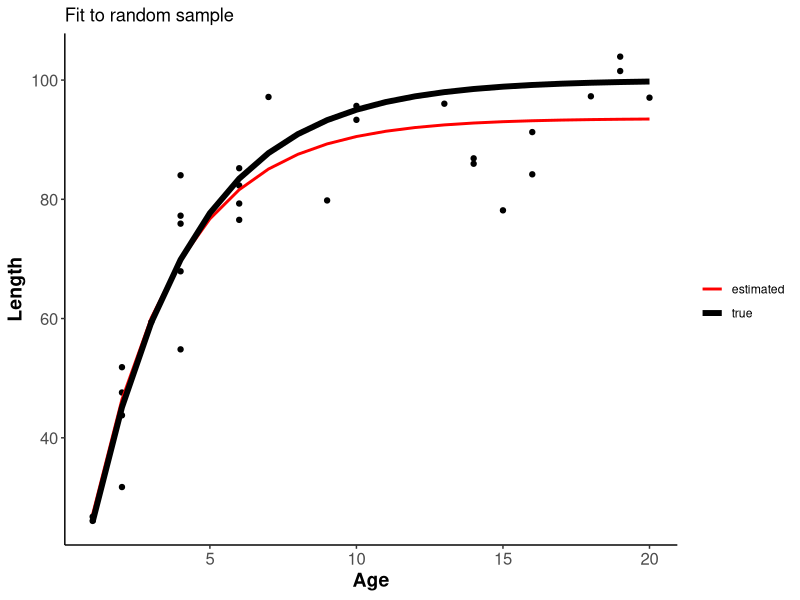
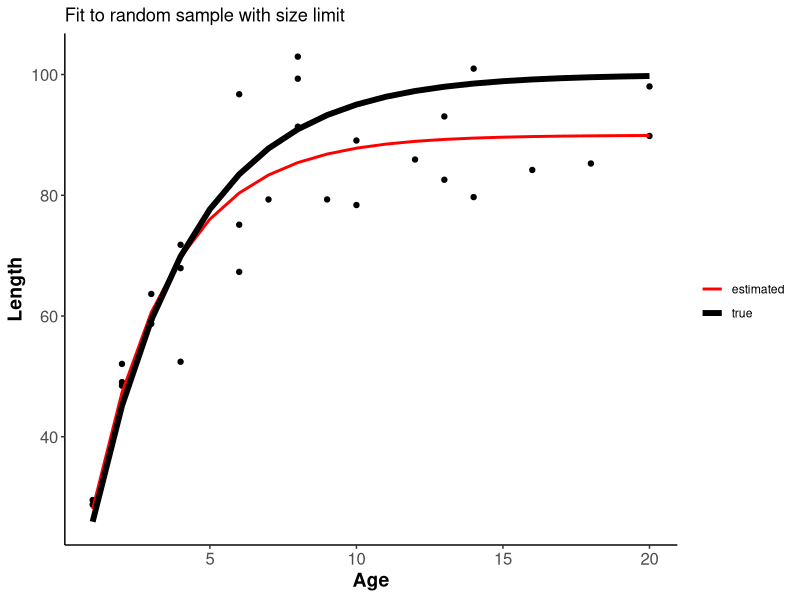
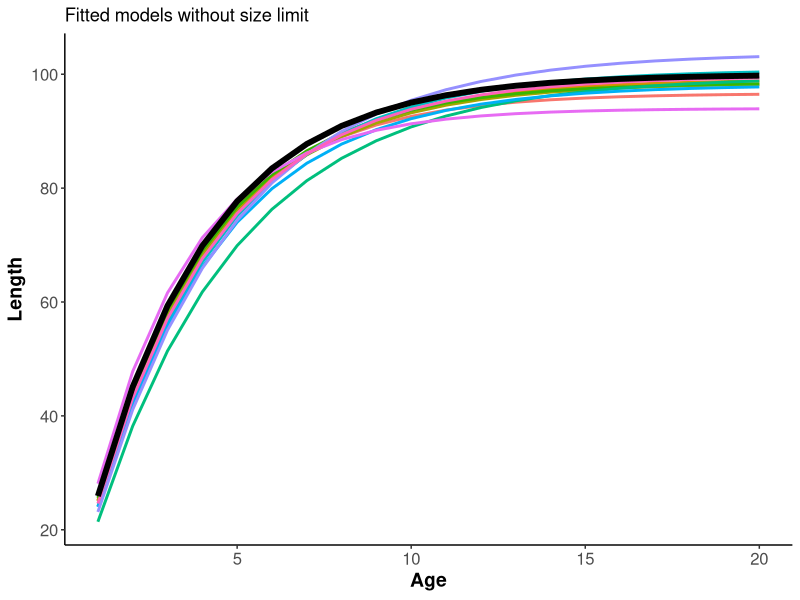
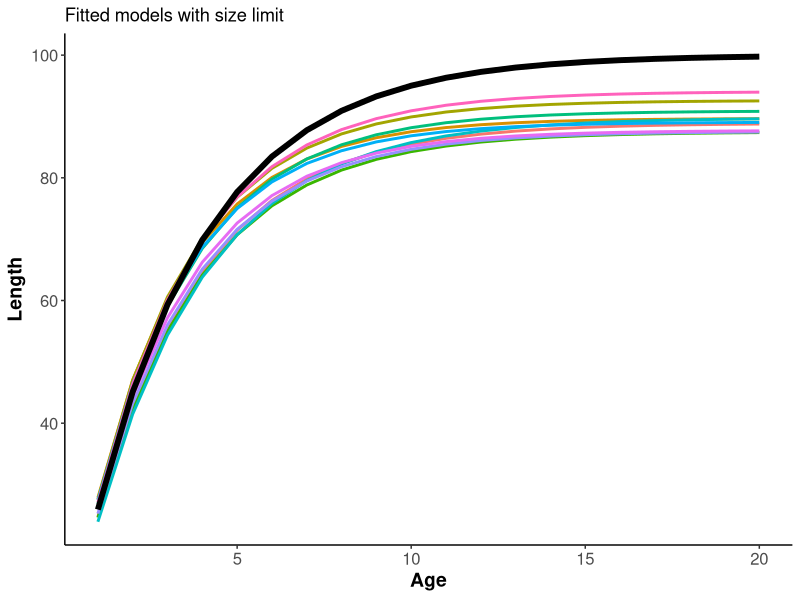

Source code (R) for these figures, in order:
## ---- chunk 1
library(ggplot2)
library(gganimate)
theme_set(theme_classic())
vonbert=function(Linf,K,t0,age) Linf*(1-exp(-K*(age-t0)))
age=1:20
Kave=0.3
Kcv=0.1
Linfave=100
Linfcv=0.1
n=100
Linf=rnorm(n,Linfave,Linfcv*Linfave)
K=rnorm(n,Kave,Kcv*Kave)
t0=0
df=expand.grid(Age=age,Individual=as.factor(1:n))
df$Length=vonbert(Linf[df$Individual],K[df$Individual],t0,df$Age)
## ---- chunk 2
p=ggplot(df,aes(x=Age,y=Length,color=Individual)) +
  geom_line()+ 
  theme(legend.position = "none")+
  stat_summary(fun=mean,geom="line",lwd=2,aes(group=1))+
  theme(axis.text=element_text(size=12),
        axis.title=element_text(size=14,face="bold"))+
  ggtitle("With no mortality")
p+transition_reveal(Age)
#anim_save(filename="Nofishery.gif")
## ---- chunk 3
MM=0.02
df2=df
df2$Alive=rep(1,dim(df)[1])
for(i in 1:dim(df)[1]) {
  if(df2$Age[i]>1)
  df2$Alive[i]=sample(c(0,1),1,prob=c(MM,1-MM))*df2$Alive[i-1]
}
df2$Length[df2$Alive==0]=NA  
p2=ggplot(df2,aes(x=Age,y=Length,color=Individual)) +geom_line()+ theme(legend.position = "none")+stat_summary(fun=mean,geom="line",lwd=3,aes(group=1))+theme(axis.text=element_text(size=12),
        axis.title=element_text(size=14,face="bold"))+ggtitle("With mortality") 
p2+transition_reveal(Age)
#anim_save(filename="WithMort.gif")
## ---- chunk 4
Limit=90
Mlow=0.001
Mhigh=0.2
df3=df
df3$Alive=rep(1,dim(df)[1])
rm(MM)
for(i in 1:dim(df3)[1]) {
  MM=ifelse(df3$Length[i]>=Limit,Mhigh,Mlow)  
  if(df3$Age[i]>1)
  df3$Alive[i]=sample(c(0,1),1,prob=c(MM,1-MM))*df3$Alive[i-1]
}
df3$Length[df3$Alive==0]=NA  
p3=ggplot(df3,aes(x=Age,y=Length,color=Individual)) +geom_line()+ theme(legend.position = "none")+
    stat_summary(fun=mean,geom="line",lwd=3,aes(group=1))+theme(axis.text=element_text(size=12),
        axis.title=element_text(size=14,face="bold")) +geom_abline(intercept=Limit,slope=0)+ggtitle("With size limit")
p3+transition_reveal(Age)
#anim_save(filename="SizeLimit.gif")
## ---- chunk 5
N=30
getsample=sample(which(df2$Alive==1),N)
sam2=df[getsample,]
fit2=nls(Length~Linf*(1-exp(-K*(Age))),data=sam2,start=c(Linf=99,K=0.3))
pred2=data.frame(Age=age,L=vonbert(coef(fit2)[1],coef(fit2)[2],0,age))
truecurve=data.frame(Age=age,L=vonbert(Linfave,Kave,0,age))
s2=ggplot() +
  geom_point(data=sam2,aes(x=Age,y=Length))+ 
  theme(axis.text=element_text(size=12),
        axis.title=element_text(size=14,face="bold")) + 
  geom_line(data=pred2,aes(x=Age,y=L,color="estimated"),lwd=1)+
    geom_line(data=truecurve,aes(x=Age,y=L,color="true"),lwd=2) +
  ggtitle("Fit to random sample")+
  scale_color_manual(values=c("red","black"))+
  labs(color="")

s2
## ---- chunk 6
N=30
getsample=sample(which(df3$Alive==1),N)
sam3=df[getsample,]
fit3=nls(Length~Linf*(1-exp(-K*(Age))),data=sam3,start=c(Linf=99,K=0.3))
pred3=data.frame(Age=age,L=vonbert(coef(fit3)[1],coef(fit3)[2],0,age))
s3=ggplot() +
  geom_point(data=sam3,aes(x=Age,y=Length))+ 
  theme(axis.text=element_text(size=12),
        axis.title=element_text(size=14,face="bold")) + 
  geom_line(data=pred3,aes(x=Age,y=L,color="estimated"),lwd=1)+
  geom_line(data=truecurve,aes(x=Age,y=L,color="true"),lwd=2)+
  ggtitle("Fit to random sample with size limit")+
  scale_color_manual(values=c("red","black"))+
  labs(color="")
s3
## ---- chunk 7
sims=10
sim2=data.frame(Simulation=1:10)
sim3=sim2
for(i in 1:sims) {
  getsample=sample(which(df2$Alive==1),N)
  fitval=nls(Length~Linf*(1-exp(-K*(Age))),data=df2[getsample,],start=c(Linf=99,K=0.3))
  sim2$Linf[i]=coef(fitval)[1]
  sim2$K[i]=coef(fitval)[2]
  getsample=sample(which(df3$Alive==1),N)
  fitval=nls(Length~Linf*(1-exp(-K*(Age))),data=df3[getsample,],start=c(Linf=99,K=0.3))
  sim3$Linf[i]=coef(fitval)[1]
  sim3$K[i]=coef(fitval)[2]
}
#sim2
#sim3

x2=expand.grid(Simulation=as.factor(1:sims),Age=age)
x2$Length=vonbert(sim2$Linf[x2$Simulation],sim2$K[x2$Simulation],0,x2$Age)
t2=ggplot() + 
  theme(legend.position = "none")+
  theme(axis.text=element_text(size=12),
        axis.title=element_text(size=14,face="bold")) + geom_line(data=x2,aes(x=Age,y=Length,color=Simulation),lwd=1)+
    geom_line(data=truecurve,aes(x=Age,y=L),lwd=2,col="black")+ggtitle("Fitted models without size limit")
t2
## ---- chunk 8
x3=expand.grid(Simulation=as.factor(1:sims),Age=age)
x3$Length=vonbert(sim3$Linf[x3$Simulation],sim3$K[x3$Simulation],0,x2$Age)
t3=ggplot() + theme(legend.position = "none")+theme(axis.text=element_text(size=12),
        axis.title=element_text(size=14,face="bold")) + geom_line(data=x3,aes(x=Age,y=Length,color=Simulation),lwd=1)+
    geom_line(data=truecurve,aes(x=Age,y=L),lwd=2,col="black")+ggtitle("Fitted models with size limit")
t3
